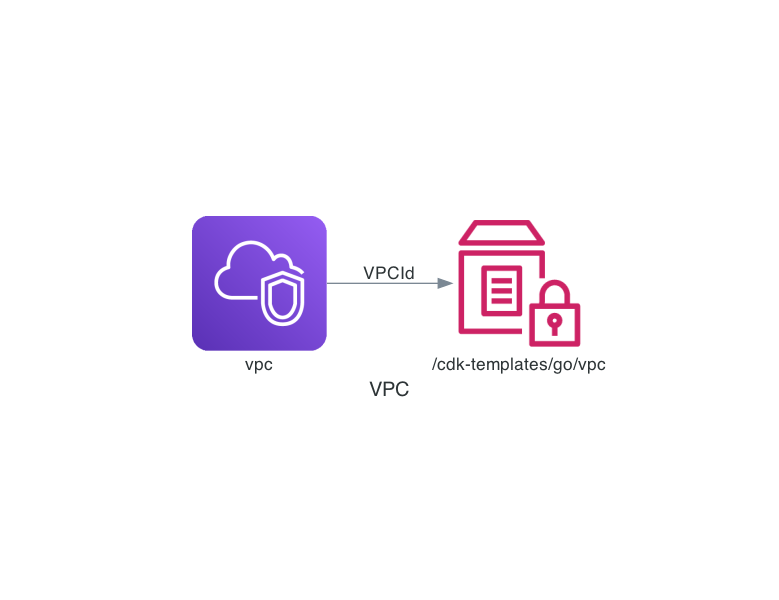

Write Python code to recreate this figure.
# diagram.py
from diagrams import Diagram, Edge
from diagrams.aws.network import VPC
from diagrams.aws.management import ParameterStore 


with Diagram("VPC", show=False):
    VPC("vpc") >> Edge(label="VPCId") >> ParameterStore("/cdk-templates/go/vpc")
